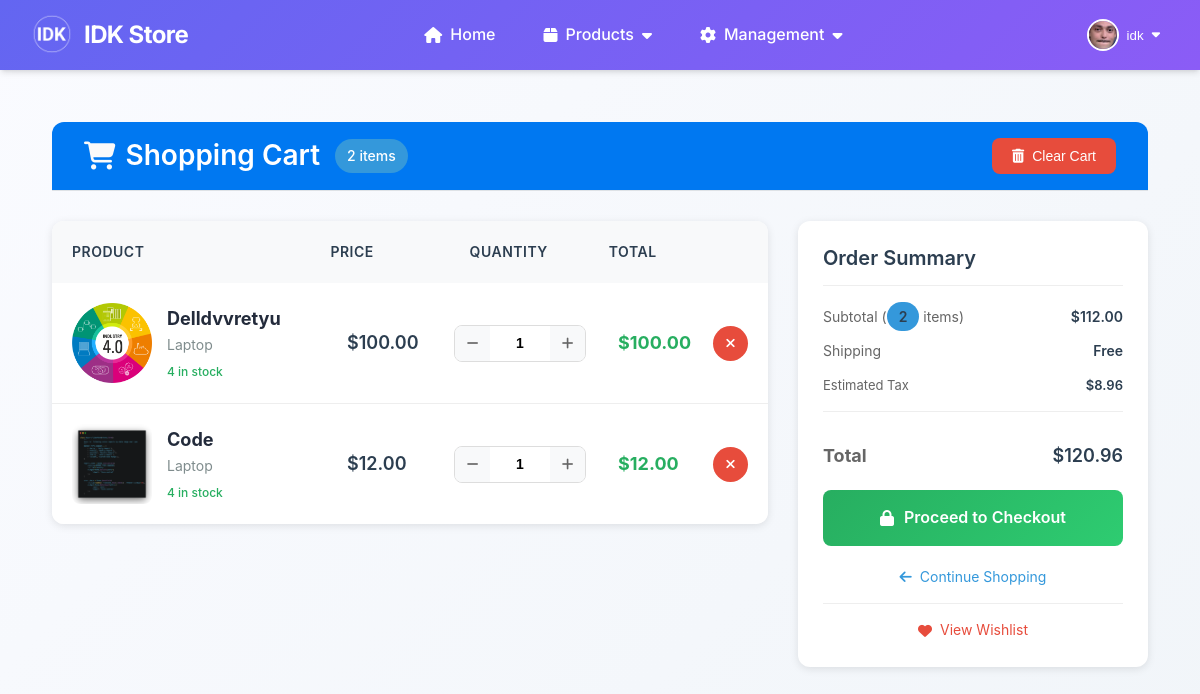
The app's page /cart/ (signed in), older data.
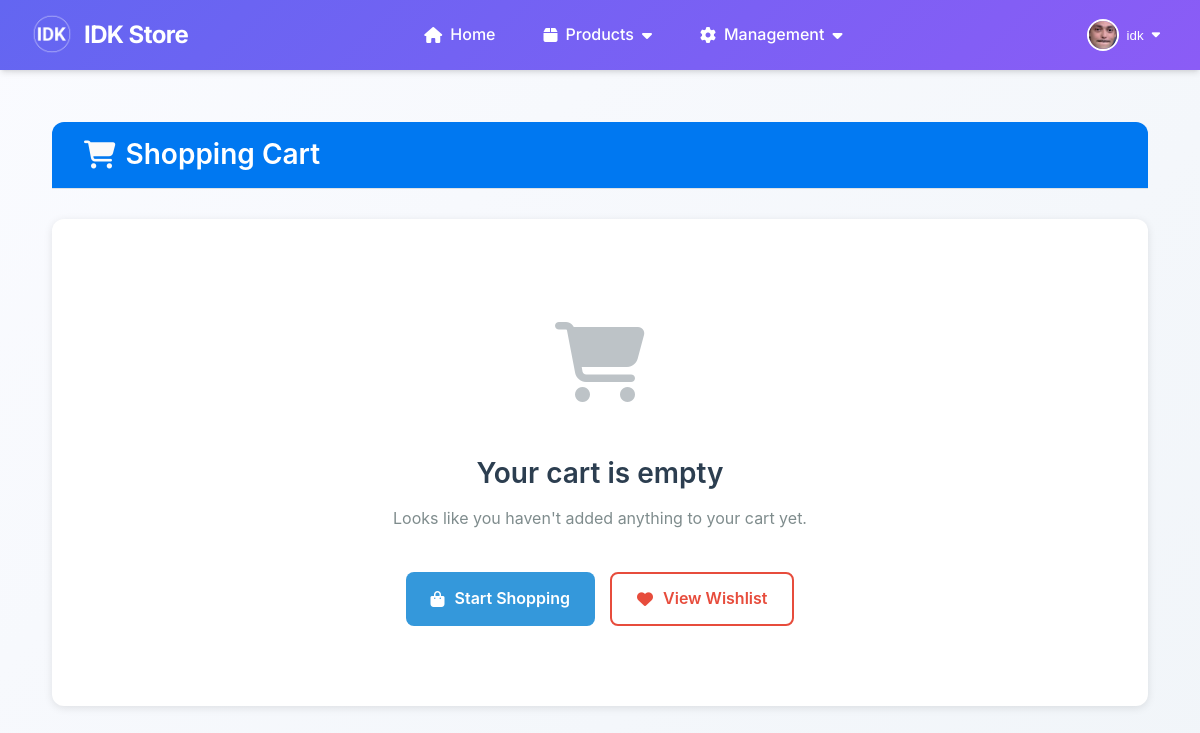
The same page, newer data.
### cart/models.py (models this page shows, shortened)
class Cart(models.Model):
    user = models.OneToOneField(User, on_delete=models.CASCADE, related_name='cart')
    created_at = models.DateTimeField(auto_now_add=True)
    updated_at = models.DateTimeField(auto_now=True)
    @property
    def total_items(self):
        return sum(item.quantity for item in self.items.all())
    @property
    def total_price(self):
        return sum(item.total_price for item in self.items.all())

class CartItem(models.Model):
    cart = models.ForeignKey(Cart, on_delete=models.CASCADE, related_name='items')
    product = models.ForeignKey(Product, on_delete=models.CASCADE)
    quantity = models.PositiveIntegerField(default=1)
    added_at = models.DateTimeField(auto_now_add=True)
    class Meta:
        unique_together = ('cart', 'product')
    @property
    def total_price(self):
        return Decimal(str(self.product.price)) * self.quantity

### products/models.py (models this page shows, shortened)
class Product(models.Model):
    name = models.CharField(max_length=255)
    description = models.TextField()
    price = models.DecimalField(max_digits=10, decimal_places=2)
    quantity = models.PositiveIntegerField(default=0)
    image = models.ImageField(upload_to='products/', blank=True)
    category = models.ForeignKey('Category', on_delete=models.CASCADE, related_name='products', null=True, blank=True)

class Category(models.Model):
    name = models.CharField(max_length=100)
    description = models.TextField(blank=True)

### cart/views.py (the view)
# urls.py: path('', views.cart_view, name='cart_view'),
@login_required
def cart_view(request):
    cart = get_or_create_cart(request.user)
    subtotal = cart.total_price
    tax_rate = 0.08  # 8% tax rate
    tax_amount = subtotal * Decimal(str(tax_rate))
    total_with_tax = subtotal + tax_amount
    context = {
        'cart': cart,
        'cart_items': cart.items.all(),
        'total_price': subtotal,
        'tax_amount': tax_amount,
        'total_with_tax': total_with_tax,
        'total_items': cart.total_items,
    }
    return render(request, 'cart/cart.html', context)

### accounts/models.py (called while the page is built)
    def can_access_admin(self):
        return self.role == 'owner' or self.user.is_superuser

    def can_manage_products(self):
        return self.role in ['staff', 'owner'] or self.user.is_superuser

    def can_access_dashboard(self):
        return self.role in ['staff', 'owner'] or self.user.is_superuser

### cart/context_processors.py (called while the page is built)
def cart_processor(request):
    if request.user.is_authenticated:
        try:
            cart = Cart.objects.get(user=request.user)
            return {
                'cart_total_items': cart.total_items,
                'cart_total_price': cart.total_price,
            }
        except Cart.DoesNotExist:
            return {
                'cart_total_items': 0,
                'cart_total_price': 0,
            }
    return {
        'cart_total_items': 0,
        'cart_total_price': 0,
    }

### cart/views.py (called while the page is built)
def get_or_create_cart(user):
    cart, created = Cart.objects.get_or_create(user=user)
    return cart

### cart/templates/cart/cart.html (shortened to what the changed rows need)
{% extends 'store/base.html' %}
{% load static %}
{% block extra_css %}
<link rel="stylesheet" href="{% static 'cart/css/cart.css' %}">
{% endblock %}
{% block content %}
<div class="cart-container">
    <div class="cart-header">
        <div class="cart-title">
            <h1><i class="fas fa-shopping-cart"></i> Shopping Cart</h1>
            {% if cart.total_items > 0 %}
                <span class="item-count">{{ cart.total_items }} item{{ cart.total_items|pluralize }}</span>
            {% endif %}
        </div>
        {% if cart_items %}
            <div class="cart-actions">
                <form method="post" action="{% url 'cart:clear_cart' %}" class="clear-cart-form">
                    <button type="submit" class="btn-clear" onclick="return confirm('Clear all items from cart?')">
                        <i class="fas fa-trash-alt"></i> Clear Cart
                    </button>
                </form>
            </div>
        {% endif %}
    </div>
    {% if cart_items %}
        <div class="cart-content">
            <div class="cart-items">
                <div class="items-header">
                    <span class="header-product">Product</span>
                    <span class="header-price">Price</span>
                    <span class="header-quantity">Quantity</span>
                    <span class="header-total">Total</span>
                </div>
                <div class="items-list">
                    {% for item in cart_items %}
                        <div class="cart-item" data-item-id="{{ item.id }}">
                            <div class="item-product" style="display: flex; align-items: center; width: 255px;">
                                <div class="product-image">
                                    {% if item.product.image %}
                                        <img src="{{ item.product.image.url }}" alt="{{ item.product.name }}">
                                    {% else %}
                                        <div class="image-placeholder">
                                            <i class="fas fa-image"></i>
                                        </div>
                                    {% endif %}
                                </div>
                                <div class="product-details">
                                    <h3 class="product-name">{{ item.product.name }}</h3>
                                    <p class="product-category">{{ item.product.category.name|default:"Uncategorized" }}</p>
                                    <p class="product-stock">{{ item.product.quantity }} in stock</p>
                                </div>
                            </div>
                            <div class="item-price">
                                <span class="price">${{ item.product.price }}</span>
                            </div>
                            <div class="item-quantity">
                                <div class="quantity-controls">
                                    <button type="button" class="qty-btn minus" onclick="updateQuantity({{ item.id }}, -1, {{ item.product.quantity }})">
                                        <i class="fas fa-minus"></i>
                                    </button>
                                    <input type="number"
                                           name="quantity"
                                           value="{{ item.quantity }}"
                                           min="1"
                                           max="{{ item.product.quantity }}"
                                           class="qty-input"
                                           id="qty-{{ item.id }}"
                                           data-item-id="{{ item.id }}"
                                           onchange="updateQuantity({{ item.id }}, 0, {{ item.product.quantity }})"
                                           autocomplete="off">
                                    <button type="button" class="qty-btn plus" onclick="updateQuantity({{ item.id }}, 1, {{ item.product.quantity }})">
                                        <i class="fas fa-plus"></i>
                                    </button>
                                </div>
                            </div>
                            <div class="item-total" style="padding-left: 12px;">
                                <span class="total-price" id="item-total-{{ item.id }}">${{ item.total_price|floatformat:2 }}</span>
                            </div>
                            <div class="item-action">
                                <form method="post" action="{% url 'cart:remove_from_cart' item.id %}">
                                    <button type="submit" class="remove-btn" title="Remove item">
                                        <i class="fas fa-times"></i>
                                    </button>
                                </form>
                            </div>
                        </div>
                    {% endfor %}
                </div>
            </div>
            <div class="order-summary">
                <div class="summary-card">
                    <h3>Order Summary</h3>
                    <div class="summary-row">
                        <span>Subtotal (<span class="item-count">{{ cart.total_items }}</span> items)</span>
                        <span class="cart-total-price">${{ total_price|floatformat:2 }}</span>
                    </div>
                    <div class="summary-row">
                        <span>Shipping</span>
                        <span class="free">Free</span>
                    </div>
                    <div class="summary-row estimated-tax">
                        <span>Estimated Tax</span>
                        <span class="tax-amount">${{ tax_amount|floatformat:2 }}</span>
                    </div>
                    <div class="summary-divider"></div>
                    <div class="summary-row total">
                        <span>Total</span>
                        <span class="total-with-tax">${{ total_with_tax|floatformat:2 }}</span>
                    </div>
                    <div class="checkout-btn">
                        <a href="{% url 'payment:checkout' %}" class="checkout-link">
                            <i class="fas fa-lock"></i> Proceed to Checkout
                        </a>
                    </div>
                    <div class="continue-shopping">
                        <a href="{% url 'store:home' %}" class="continue-btn">
                            <i class="fas fa-arrow-left"></i> Continue Shopping
                        </a>
                    </div>
                    <div class="wishlist-link">
                        <a href="{% url 'cart:wishlist_view' %}">
                            <i class="fas fa-heart"></i> View Wishlist
                        </a>
                    </div>
                </div>
            </div>
        </div>
    {% else %}
        <div class="empty-cart">
            <div class="empty-cart-icon">
                <i class="fas fa-shopping-cart"></i>
            </div>
            <h2>Your cart is empty</h2>
            <p>Looks like you haven't added anything to your cart yet.</p>
            <div class="empty-cart-actions">
                <a href="{% url 'store:home' %}" class="start-shopping-btn">
                    <i class="fas fa-shopping-bag"></i> Start Shopping
                </a>
                <a href="{% url 'cart:wishlist_view' %}" class="wishlist-btn">
                    <i class="fas fa-heart"></i> View Wishlist
                </a>
            </div>
        </div>
    {% endif %}
</div>
{% endblock %}

Row changes from the older to the newer data that the page shows:
no longer on this page (row unchanged): Cart: total_items "2"
removed CartItem: product.image (picture), product.name "Delldvvretyu", product.category.name "Laptop", product.quantity "4", product.price "100.00", quantity "1", total_price "100.00"
removed CartItem: product.image (picture), product.name "Code", product.category.name "Laptop", product.quantity "4", product.price "12.00", quantity "1", total_price "12.00"
Text that changed along with them:
{{ total_price|floatformat:2 }}: "112.00" → (not shown)
{{ tax_amount|floatformat:2 }}: "8.96" → (not shown)
{{ total_with_tax|floatformat:2 }}: "120.96" → (not shown)
text no longer shown: "item Clear Cart PRODUCT PRICE QUANTITY TOTAL Order Summary Subtotal ( items) $ Shipping Free Estimated Tax $ Total $ Proceed to Checkout Continue Shopping"
text now shown: "Your cart is empty Looks like you haven't added anything to your cart yet. Start Shopping"
